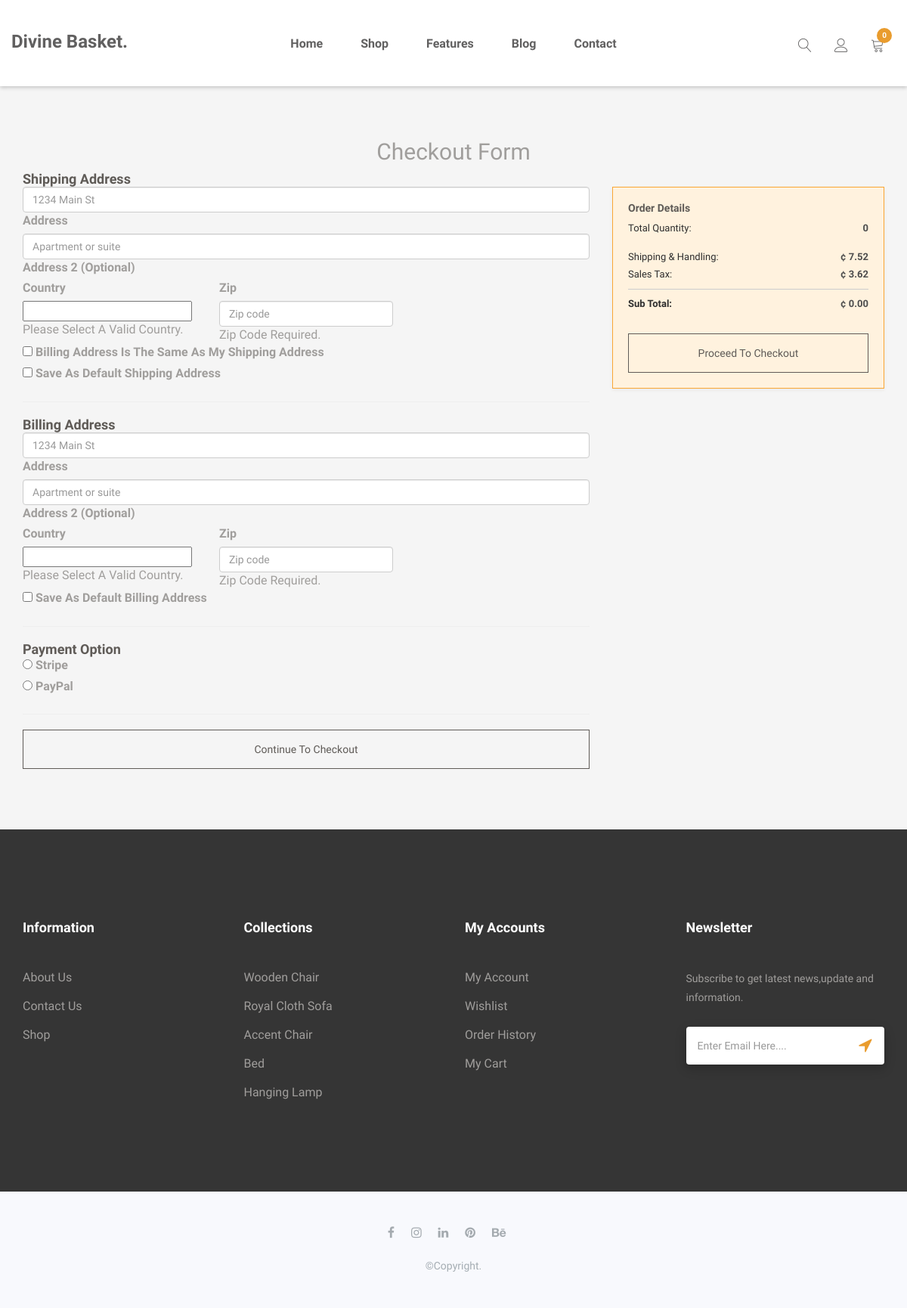
/checkout/ (signed in), run on an earlier commit of the app's database.
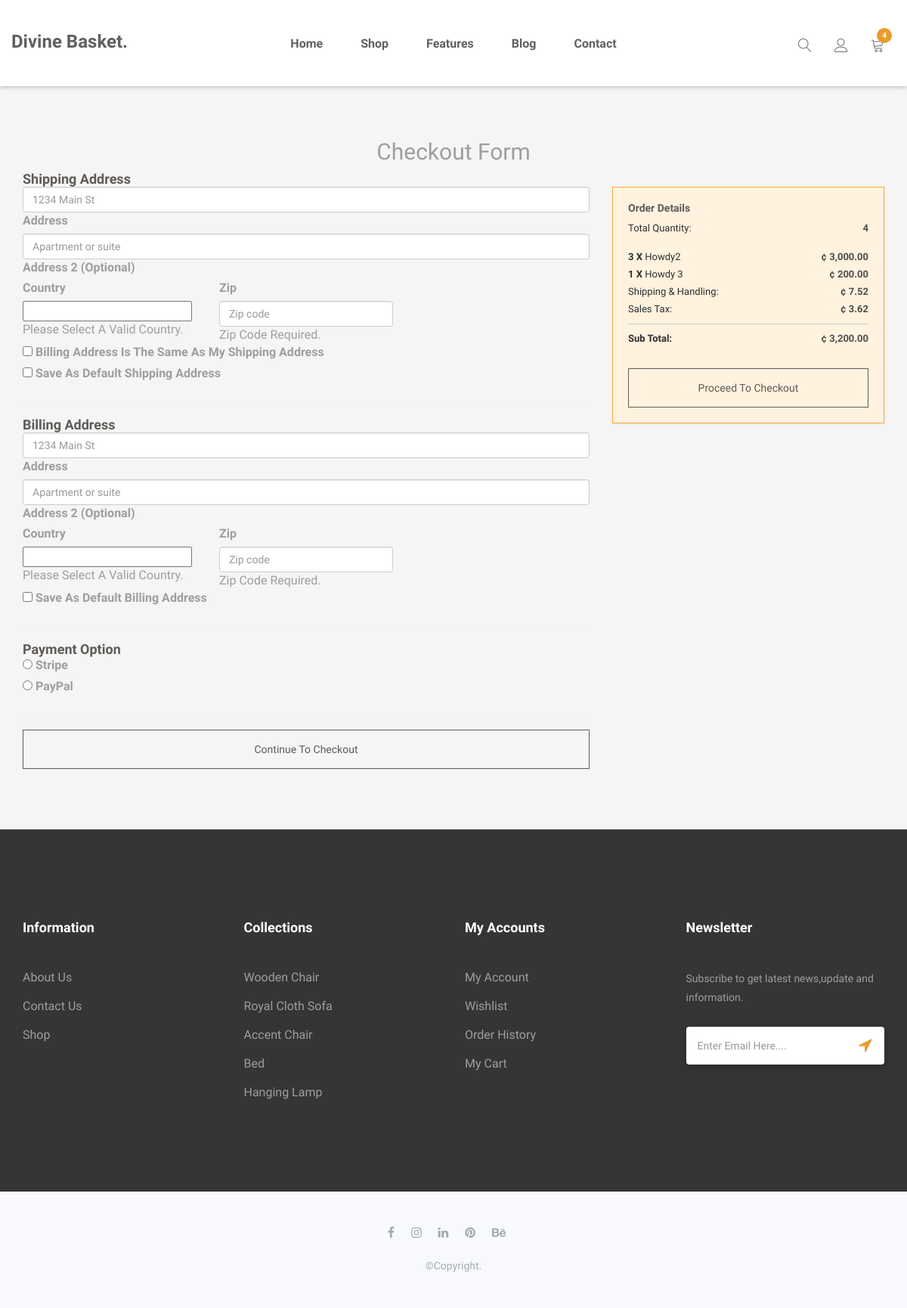
And on a later commit of the database.
### core/models.py (models this page shows, shortened)
class Order(models.Model):
    user = models.ForeignKey(User, on_delete=models.CASCADE)
    ref_code = models.CharField(max_length=20, blank=True, null=True)
    items = models.ManyToManyField(OrderItem)
    start_date = models.DateTimeField(auto_now_add=True)
    ordered_date = models.DateTimeField()
    ordered = models.BooleanField(default=False)
    def get_total(self):
        total = 0
        for order_item in self.items.all():
            total += order_item.get_final_price()
        return total
    def get_total_quantity(self):
        total = 0
        for order_item in self.items.all():
            total += order_item.quantity
        return total

class OrderItem(models.Model):
    user = models.ForeignKey(User, on_delete=models.CASCADE)
    ordered = models.BooleanField(default=False)
    item = models.ForeignKey(Item, on_delete=models.CASCADE)
    quantity = models.IntegerField(default=1)
    def get_total_item_price(self):
        return self.quantity * self.item.price
    def get_final_price(self):
        return self.get_total_item_price()

class Item(models.Model):
    title =  models.CharField(max_length=200)
    price = models.FloatField(null=True, blank=True)
    discount_price = models.FloatField(blank=True, null=True)
    category = models.ForeignKey(Category, on_delete=models.SET_NULL, null=True, blank=True, related_name='categories')
    description = models.TextField()
    image = models.ImageField(upload_to='item', null=True, blank=True)
    new = models.BooleanField(default=False)
    featured = models.BooleanField(default=False)
    created_at = models.DateTimeField(auto_now_add=True)
    slug = AutoSlugField(populate_from='title',unique_with='created_at__month',slugify=custom_slugify)
    class Meta:
        ordering = ['-id']

### core/views.py (the view, shortened to what this page needs)
# urls.py: path("checkout/", views.CheckoutView.as_view(), name="checkout"),
class CheckoutView(LoginRequiredMixin, View):
    def get(self, *args, **kwargs):
        try:
            order = models.Order.objects.get(user=self.request.user, ordered=False)
            form = forms.CheckoutForm()
            context = {
                'form': form,
                'couponform': forms.CouponForm(),
                'order': order,
                'DISPLAY_COUPON_FORM': True
            }
            shipping_address_qs = models.Address.objects.filter(
                user=self.request.user,
                address_type='S',
                default=True
            )
            if shipping_address_qs.exists():
                context.update(
                    {'default_shipping_address': shipping_address_qs[0]})
            billing_address_qs = models.Address.objects.filter(
                user=self.request.user,
                address_type='B',
                default=True
            )
            if billing_address_qs.exists():
                context.update(
                    {'default_billing_address': billing_address_qs[0]})
            return render(self.request, "checkout.html", context)
        except ObjectDoesNotExist:
            messages.info(self.request, "You do not have an active order")
            return redirect("core:checkout")

### core/forms.py
class CheckoutForm(forms.Form):
    shipping_address = forms.CharField(required=False)
    shipping_address2 = forms.CharField(required=False)
    shipping_country = CountryField(blank_label='(select country)').formfield(
        required=False,
        widget=CountrySelectWidget(attrs={
            'class': 'custom-select d-block w-100',
        }))
    shipping_zip = forms.CharField(required=False)
    billing_address = forms.CharField(required=False)
    billing_address2 = forms.CharField(required=False)
    billing_country = CountryField(blank_label='(select country)').formfield(
        required=False,
        widget=CountrySelectWidget(attrs={
            'class': 'custom-select d-block w-100',
        }))
    billing_zip = forms.CharField(required=False)
    same_billing_address = forms.BooleanField(required=False)
    set_default_shipping = forms.BooleanField(required=False)
    use_default_shipping = forms.BooleanField(required=False)
    set_default_billing = forms.BooleanField(required=False)
    use_default_billing = forms.BooleanField(required=False)
    payment_option = forms.ChoiceField(
        widget=forms.RadioSelect, choices=PAYMENT_CHOICES)

### templates/checkout.html (shortened to what the changed rows need)
{% extends "layout.html" %}
{% load crispy_forms_tags %}
{% load humanize %}
{% load static %}
{% block content %}
  <main >
    <div class="container wow fadeIn">
      <h2 class="my-5 h2 text-center">Checkout form</h2>
      <div class="row">
        <div class="col-md-8 mb-4">
          <div class="card">
            <form method="POST" class="card-body">
              <div class="d-block my-3">
                {% for value, name in form.fields.payment_option.choices %}
                <div class="custom-control custom-radio">
                  <input id="{{ name }}" name="payment_option" value="{{ value }}" type="radio" class="custom-control-input" required>
                  <label class="custom-control-label" for="{{ name }}">{{ name }}</label>
                </div>
                {% endfor %}
              </div>
            </form>
          </div>
        </div>
        <div class="col-md-4 right-content">
            <div class="summary forward">
                <div class="totals">
                    <div class="item">
                        <label id="pricing-volume-point-title">Total quantity:</label>
                        <div class="value" data-format="n2" id="pricing-volume-point">
                            {{ order.get_total_quantity }}</div>
                    </div>
                </div>
                <div class="totals">
                    <div id="totals-section">
                        {% for order_item in order.items.all %}
                    <div class="item">
                        <label id="cart-retail-total-title">
                            <b>{{ order_item.quantity }} x</b> {{ order_item.item.title}}</label>
                        <div class="value" id="cart-retail-total">
                            <bdo dir="ltr">
                               &cent <span data-format="n2" id="pricing-subtotal"> {{ order_item.get_final_price|floatformat:2|intcomma }}</span>
                            </bdo>
                        </div>
                    </div>
                    {% endfor %}
                        <div class="item total">
                            <div class="value" id="grand-total">
                                <bdo dir="ltr">
                                    ¢ <span data-format="n2"
                                        id="pricing-amount-due">{{ order.get_total|floatformat:2|intcomma }}</span>
                                </bdo>
                            </div>
                        </div>
                    </div>
                </div>
            </div>
        </div>
      </div>
    </div>
  </main>
{% endblock content %}

### templates/common/navigation.html (shortened to what this page needs)
{% load cart_template_tags %}
<header id="home" class="welcome-hero">
    <div class="top-area">
        <div class="header-area">
            <nav class="navbar navbar-default bootsnav  navbar-sticky navbar-scrollspy " data-minus-value-desktop="70"
                data-minus-value-mobile="55" data-speed="1000"
                style="background-color: #fff;box-shadow: 0 2px 5px rgb(0 0 0 / 20%);">
                <div class="container">
                    <div class="attr-nav">
                        <ul>
                            <li class="search">
                                <a href="#"><span class="lnr lnr-magnifier"></span></a>
                            </li>
                            <li class="dropdown">
                                <a href="#" class="dropdown-toggle" data-toggle="dropdown">
                                    <span class="lnr lnr-user"></span>
                                </a>
                            </li>
                            <li class="">
                                <a href="{% url 'core:cart' %}">
                                    <span class="lnr lnr-cart"></span>
                                    <span class="badge badge-bg-1">{{ request.user|cart_item_count }}</span>
                                </a>
                            </li>
                        </ul>
                    </div>
                    <div class="navbar-header">
                        <a class="navbar-brand" href="{% url 'core:index' %}">Divine Basket.</a>
                    </div>
                    <div class="collapse navbar-collapse menu-ui-design" id="navbar-menu">
                        <ul class="nav navbar-nav navbar-center" data-in="fadeInDown" data-out="fadeOutUp">
                            <li class=""><a href="{% url 'core:index' %}">home</a></li>
                            {% block shop_nav%}
                            <li class=""><a href="{% url 'core:shop' %}">shop</a></li>
                            {% endblock shop_nav%}
                            <li class=""><a href="">features</a></li>
                            <li class=""><a href="">blog</a></li>
                            <li class=""><a href="">contact</a></li>
                        </ul>
                    </div>
                </div>
            </nav>
        </div>
    </div>
</header>
<div style="height: 10px;"></div>

What changed in the data, as far as the page shows it:
computed for Order: get_total_quantity "0" → "4"; get_total "0.00" → "3,200.00"
added OrderItem: quantity "3", item "Howdy2", get_final_price "3,000.00"
added OrderItem: quantity "1", item "Howdy 3", get_final_price "200.00"
Also different on the page:
{{ request.user|cart_item_count }}: "0" → "4"
